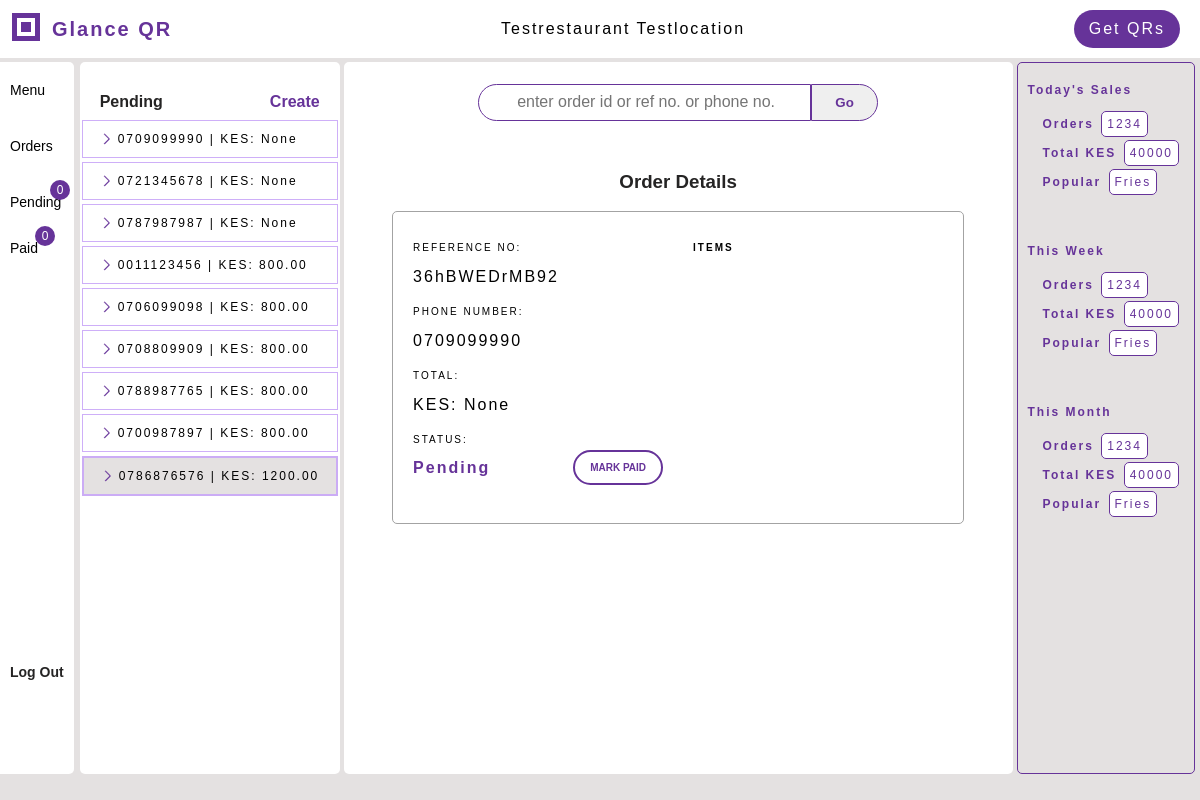
Screenshot of /pending/ (signed in) with the database file from the repository.
### menus/models.py (models this page shows, shortened)
class Restaurant(models.Model):
    restaurant_id = models.AutoField(primary_key=True)
    name = LowercaseTextField(max_length=100, null=True, blank=False)
    location = LowercaseTextField(max_length=50, null=True, blank=False)
    email = models.EmailField(unique=True, null=True, blank=False)
    phone_number = PhoneNumber(max_length=15, null=True, blank=False)
    till_number = models.IntegerField(null=True, blank=False)
    created_by = models.OneToOneField(User, on_delete=models.SET_NULL, null=True)

class Order(models.Model):
    order_id = models.AutoField(primary_key=True)
    reference_number = models.CharField(unique=True, max_length=20)
    table_number = models.IntegerField(null=True, blank=False)
    phone_number = PhoneNumber(max_length=15, null=True, blank=False)
    restaurant = models.ForeignKey(Restaurant, related_name="orders", on_delete=models.SET_NULL, null=True, blank=True)
    total_amount = models.DecimalField(decimal_places=2, max_digits=10, null=True, default=None)
    paid = models.BooleanField(default=False)
    new = models.BooleanField(default=True)
    @property
    def items_ordered(self):
        return self.ordered_items.all()

### qrgenerator/views_dashbord.py (the view)
# urls.py: path('pending/', views_dashbord.pending_orders, name='pending'),
def pending_orders(request, order_id=None):
    restaurant = request.user.restaurant
    if not restaurant:
        return HttpResponseForbidden('Access Denied')
    orders = restaurant.orders.filter(paid=False).order_by('order_id')
    context = get_orders_context(order_id, orders, restaurant)
    return render(request, 'qrgenerator/pending.html', context)

### qrgenerator/views_dashbord.py (called while the page is built)
def get_orders_context(order_id, orders, restaurant):
    context = {
        'orders': orders, 'display_order': orders.first(), 'restaurant': restaurant,
        }
    if order_id and (display_order := Order.get(unique_value=order_id)):
        display_order.new = False
        display_order.save()
        context['display_order'] = display_order
    return context

### qrgenerator/templates/qrgenerator/pending.html (shortened to what this page needs)
{% extends 'qrgenerator/dashbord.html' %}
{% block menu_elements %}
<div class="menu-elements bg-white">
    <div class="elements-top">
        <div class="elements-title">Pending</div>
        <a target="_blank" href="{% url 'qrgenerator:create_order' restaurant.restaurant_id %}"><span class="create-order">Create</span></a>
    </div>
    <div class="elements-wrapper">
        {% if orders %}
        {% for order in orders %}
        <a href="{% url 'qrgenerator:pending' order.order_id %}">
        <div class="element-highlight {% if order.new %}is-new{% endif %}">
            <span class="item-name item-property">
            {{ order.phone_number }} | KES: {{ order.total_amount }}
            </span>
        </div>
        </a>
        {% endfor %}
        {% endif %}
    </div>
</div>
{% endblock %}
{% block workspace %}
    <div class="form-wrapper">
        <div class="form-title"><h3>Order Details</h3></div>
        <div class="order-summary">
            {% if display_order %}
            <div class="width-250">
                <div class="input-wrapper">
                    <div class="label">Reference no:</div>
                    <div class="form-input"> {{ display_order.reference_number }} </div>
                </div>
                <div class="input-wrapper">
                    <div class="label">Phone Number:</div>
                    <div class="form-input"> {{ display_order.phone_number }}</div>
                </div>
                <div class="input-wrapper"><div class="label">Total:</div>
                    <div class="form-input">KES:  {{ display_order.total_amount }}</div>
                </div>
                <div class="input-wrapper">
                    <div class="label">Status:</div>
                    <div class="status"> {% if not display_order.paid %}Pending{% endif %}
                        <form method="POST" action="{% url 'qrgenerator:mark_paid' %}" class="paid-btn-wrapper">
                            <button type="submit" class="mark-paid">Mark Paid</button>
                        </form>
                    </div>
                </div>
                <br>
            </div>
            <div class="width-250 padding-left-10">
            <div class="label items-title">Items</div>
            </div>
            {% else %}
            <p>No Orders at the moment</p>
            {% endif %}
        </div>
</div>
{% endblock %}

### qrgenerator/templates/qrgenerator/dashbord.html (shortened to what this page needs)
<!DOCTYPE html>
<html lang="en">
<head>
    {% load static %}
    <link rel="stylesheet" href="{% static 'qrgenerator/accounts.css' %}">
    <link rel="stylesheet" href="{% static 'qrgenerator/workspace.css' %}">
    <link rel="stylesheet" href="{% static 'qrgenerator/stats.css' %}">
    <link rel="stylesheet" href="{% static 'qrgenerator/print.css' %}">
        <link rel="stylesheet" href="{% static 'qrgenerator/dashbord_mobile.css' %}">
</head>
<body>
<section class="page-header np">
        <div class="header-top">
            <div class="page-title">
                <div class="logo">
                    <svg width="32" height="32" xmlns="http://www.w3.org/2000/svg">
                        <rect x="2" y="2" width="28" height="28" fill="rebeccapurple" />
                        <rect x="7" y="7" width="18" height="18" fill="white" />
                        <rect x="11" y="11" width="10" height="10" fill="rebeccapurple" />
                    </svg>
                </div>
                <div>
                <span id="lipa">Glance</span> <span id="q">Q</span><span>R</span>
                </div>
            </div>
            <div class="restaurant-name">
                {% if restaurant %}
                {{restaurant.name.capitalize }} {{restaurant.location.capitalize}}
                {% endif %}
            </div>
            <div class="header-right">
                <a href="{% url 'qrgenerator:get_qrs' %}">
                    <div class="gen-codes">Get QRs</div>
                </a>
            </div>
        </div>
</section>
<section class="main-section">
    <div class="main-section-left bg-light-gray np">
        <div class="menu-left bg-white">
            <div class="menu-left-first">
                {% block menu %}
                <div class="menu-left-item">
                    <a href="{% url 'qrgenerator:menu' %}">Menu</a>
                </div>
                {% endblock %}
                {% block orders %}
                <div class="menu-left-item">
                    <a href="{% url 'qrgenerator:orders' %}">Orders</a>
                </div>
                {% endblock %}
                {% block pending %}
                <div class="menu-left-item">
                    <a href="{% url 'qrgenerator:pending' %}">Pending
                        <span id="incoming-pending" class="incoming">0</span>
                    </a>
                </div>
                {% endblock %}
                {% block paid %}
                <div class="menu-left-item">
                    <a href="{% url 'qrgenerator:paid' %}">Paid
                        <span id="incoming-paid" class="incoming">0</span>
                    </a>
                </div>
                {% endblock %}
            </div>
            <div class="menu-left-item mi">
                <div class="dash-logout">
                    <a href="{% url 'qrgenerator:logout' %}"><div>Log Out</div></a>
                </div>
            </div>
        </div>
        {% block menu_elements %}{% endblock %}
    </div>
    <div class="workspace">
        <div id="search-wrapper" class="np">
            <form action="{% url 'qrgenerator:search_order' %}" method="post" id="search-form">
                <div id="query-wrapper">
                    <input type="search" name="query" id="input-search" required placeholder="Enter order id or ref no. or phone no.">
                </div>
                <button type="submit" id="button-search">Go</button>
            </form>
        </div>
        {% block workspace %}{% endblock %}
    </div>
    <div class="stats np">
        <div class="stats-item">
            <div class="stats-item-title">Today's Sales</div>
            <div class="stat-details">
                <div class="orders-sold stat-wrapper margin-small">
                    <span class="bold">Orders</span>
                    <span class="stat-value">1234</span>
                </div>
                <div class="total-value stat-wrapper margin-small">
                    <span class="bold faded-black">Total KES</span>
                    <span class="stat-value">40000</span>
                    </div>
                <div class="average stat-wrapper margin-small">
                    <span class="bold faded-black">Popular</span>
                    <span class="stat-value">Fries</span>
                </div>
            </div>
        </div>
        <div class="stats-item">
            <div class="stats-item-title">This Week</div>
            <div class="stat-details">
                <div class="orders-sold margin-small">
                    <span class="bold">Orders</span>
                    <span class="stat-value">1234</span>
                </div>
                <div class="total-value margin-small">
                    <span class="bold faded-black">Total KES</span>
                    <span class="stat-value">40000</span>
                    </div>
                <div class="average margin-small">
                    <span class="bold faded-black">Popular</span>
                    <span class="stat-value">Fries</span>
                </div>
            </div>
        </div>
        <div class="stats-item">
            <div class="stats-item-title">This Month</div>
            <div class="stat-details">
                <div class="orders-sold margin-small">
                    <span class="bold">Orders</span>
                    <span class="stat-value">1234</span>
                </div>
                <div class="total-value margin-small">
                    <span class="bold faded-black">Total KES</span>
                    <span class="stat-value">40000</span>
                    </div>
                <div class="average margin-small">
                    <span class="bold faded-black">Popular</span>
                    <span class="stat-value">Fries</span>
                </div>
            </div>
        </div>
    </div>
</section>
</body>
</html>

### qrgenerator/static/qrgenerator/accounts.css (style rules this page uses)
:root { --background-color: #fceae0; --light-background: rgb(228, 225, 225); --dark-gray: #2a353d; --white: #ffffff; --black: #000000; --accent-b: #f35217; --brown: #862603; --gray: rgb(163, 163, 163); --info-orange: rgb(236, 155, 4); --green: green; --light-green: rgb(17, 18, 19); --faded-black: rgb(37, 36, 36); --light-purple:rgb(201, 167, 248, 0.9); }
body { background-color: rgb(228, 225, 225); font-family: Arial, sans-serif; letter-spacing: 2px; font-size: 16px; padding: 0; margin: 0; box-sizing: border-box; min-height: 100%; }
.page-header { display: flex; flex-direction: column; justify-content: flex-start; height: fit-content; width: 100%; box-sizing: border-box; margin-bottom: 4px; box-sizing: border-box; }
.header-top { padding: 10px 0px; padding-left: 10px; padding-right: 0; display: flex; align-items: center; width: 100%; height: 100%; justify-content: space-between; box-sizing: border-box; gap: 10px; background: var(--white); }
.page-title { color: rebeccapurple; display: flex; gap: 10px; align-items: center; justify-content: flex-start; font-size: 20px; }
.header-right { display: flex; justify-content: flex-end; }
.gen-codes { padding: 10px 15px; border-radius: 20px; margin-right: 20px; box-sizing: border-box; background: rebeccapurple; color: white; min-height: fit-content; }
.page-title { font-weight: bold; white-space: nowrap; }
.restaurant-name { white-space: nowrap; }
.main-section { display: flex; align-items: flex-start; justify-content: flex-start; gap: 4px; height: 89vh; width: 100%; box-sizing: border-box; }
.main-section-left { display: flex; flex-wrap: nowrap; gap: 2px; width: fit-content; box-sizing: border-box; height: 100%; background: var(--white); }
.menu-left { height: 100%; padding-left: 10px; display: flex; flex-direction: column; justify-content: space-between; margin-right: 4px; padding-right: 10px; border-radius: 0 5px 5px 0; padding-top: 10px; box-sizing: border-box; letter-spacing: normal; }
.menu-left-item { margin-bottom: 20px; padding: 10px 0px; text-align: left; font-size: 14px; display: flex; align-items: center; justify-content: flex-start; flex-wrap: nowrap; white-space: nowrap; }
.incoming { display: flex; align-items: center; justify-content: center; font-size: 12px; height: 20px; width: 20px; background: rebeccapurple; border: none; border-radius: 50%; color: white; position: relative; left: 40px; bottom: 30px; margin-bottom: -30px; }
#incoming-paid { left: 25px; }
.dash-logout { justify-self: flex-end; height: 10vh; font-weight: bold; color: var(--faded-black); }
.menu-elements { display: flex; flex-direction: column; flex-wrap: nowrap; align-items: flex-start; justify-content: flex-start; border-radius: 5px; }
.elements-top { color: rebeccapurple; font-weight: bold; display: flex; align-items: flex-end; justify-content: space-between; width: 100%; height: 60px; letter-spacing: normal; padding: 5px 20px; box-sizing: border-box; }
.elements-title { padding-bottom: 2px; color: var(--faded-black); }
.elements-wrapper { text-align: left; height: 100%; width: 260px; overflow-y: auto; }
.elements-wrapper > a { display: flex; align-items: center; flex-wrap: nowrap; white-space: nowrap; box-sizing: border-box; }
.element-highlight { display: flex; align-items: center; flex-wrap: nowrap; gap: 4px; justify-content: flex-start; white-space: nowrap; font-size: 12px; padding:10px 0px 10px 15px; box-sizing: border-box; border: 1px solid var(--light-purple); margin: 2px; width: 100%; }
.is-new { background: var(--light-background); border: 2px solid var(--light-purple); margin: 2px; box-sizing: border-box; }
.bg-light-gray { background: rgb(228, 225, 225); }
.bg-white { background: var(--white); }
a { text-decoration: none; color: inherit; cursor: pointer; }
button { cursor: pointer; }
.item-property { margin-right: 5px; }
.create-order { display: block; color: rebeccapurple; font-weight: bold; letter-spacing: normal; margin-bottom: 2px; }

### rows the page displays
Restaurant: name "Testrestaurant", location "Testlocation"
Order: phone_number "0709099990", total_amount "None", reference_number "36hBWEDrMB92"
Order: phone_number "0721345678", total_amount "None"
Order: phone_number "0787987987", total_amount "None"
Order: phone_number "0011123456", total_amount "800.00"
Order: phone_number "0706099098", total_amount "800.00"
Order: phone_number "0708809909", total_amount "800.00"
Order: phone_number "0788987765", total_amount "800.00"
Order: phone_number "0700987897", total_amount "800.00"
Order: phone_number "0786876576", total_amount "1200.00"
